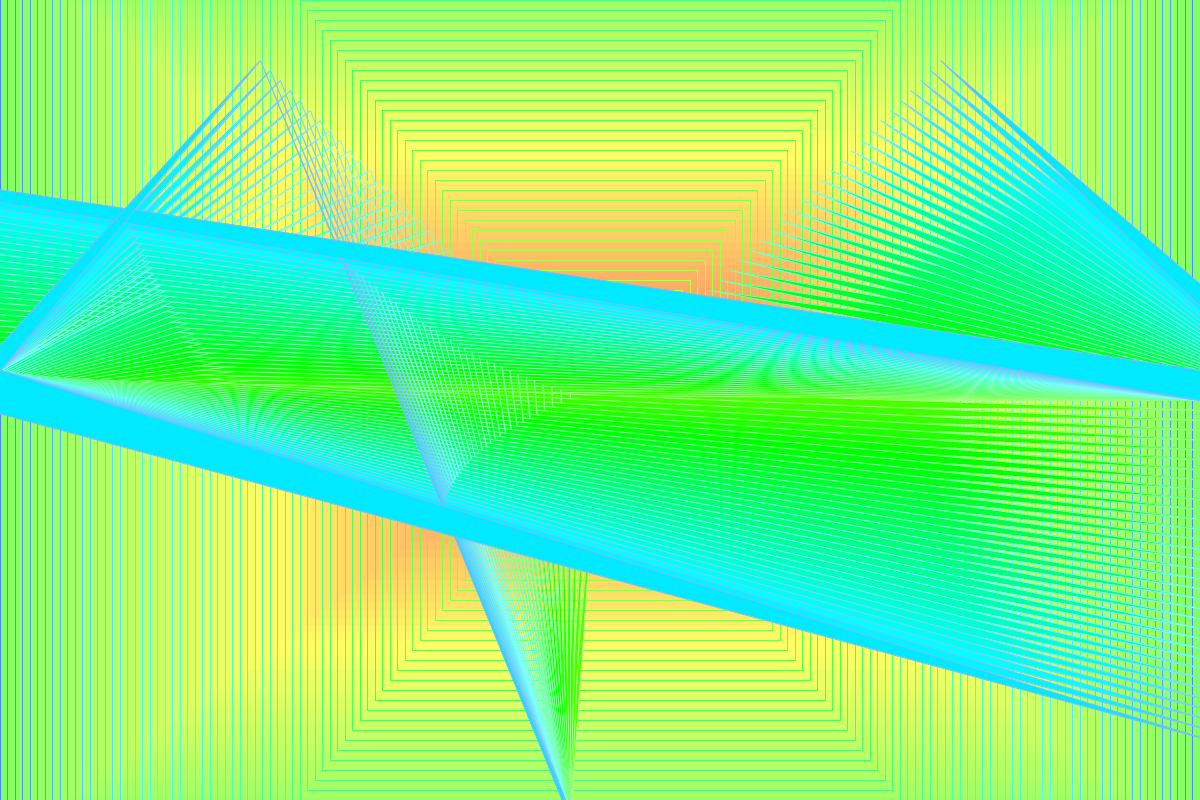
Frame 1 (no input)
Frame 60 (the mouse pressed at the canvas centre just before this capture): identical to frame 1, image omitted
Frame 120 (the mouse held since frame 60 and released just before this capture): identical to frame 1, image omitted

The Processing sketch that drew this single still picture (run headless with seeded random() and noise(); from frame 60 on, the mouse is pressed at the canvas centre):

// Processing sketch: processing_108764
// ── processing_108764.pde

void setup() {
  colorMode(HSB, 360, 100, 100);
  size (1200, 800);
  smooth();
}

void draw() {
  background (13, 255, 249);
  for (int tangle = 1200; tangle > 0; tangle = tangle - 20) {
    fill(tangle/11, 60, 100);
    noStroke();
    rectMode(CENTER);
    rect(width/2, height/2, tangle, (3*tangle)/4);
  }
  for (int linear = 3000; linear > 0; linear = linear - 20) {
    noFill();
    stroke(linear/10+60, 70, 100);
    rectMode(CENTER);
    rect(width/2, height/2, (3*linear)/4, linear);
  }
  for (int x = 0; x < 350; x = x + 10) {
    //noStroke();
    //fill(100+x/4, 60, 100);
    //stroke(100+x/3, 80, 100);
    //triangle(width/2, 10, width/2-30, 10, ((width/2)+x), (height/2-x));//toptop right
    //triangle(width/2, 10, width/2-30, 10, ((width/2)-x), (height/2-x));//toptop left
    fill(100+x/4, 100, 100);
    stroke(100+x/3, 50, 100);
    //triangle(width/2, height-10, width/2-30, height-10, ((width/2)+x), (height/2-x));//bottombottom right
    triangle(width/2-35, height, width/2-30, height+20, ((width/2)-x), (height/2-x));//bottombottom left
    triangle(width, height/2, width, (height/2 - 30), (-width+x), (height/2-x));//bottom rightright
    triangle(width+100, height/2, width+100, (height/2 - 30), ((width/2)+x), (height/2-x));//top rightright
    triangle(-50, height/2, 0, (height/2 - 30), ((width)+10), (height/2+x));//bottom leftleft
    triangle(-50, height/2, 0, (height/2 - 30), ((width/2)-x), (height/2-x));//top leftleft
  }
}
